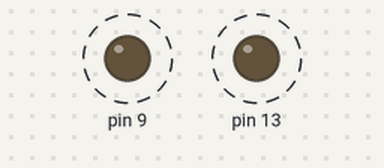
Recording of a sketch running on a simulated Arduino Uno, built with avr-gcc and run on an emulated ATmega328P. Shown: output pins drawn as LEDs (lit = HIGH). Dashed ring = blinking. What the sketch prints to the serial monitor is not drawn.

Above: at 0.2 s.
Timing chart, 0 to 4.6 s (numbered marks = the images above):
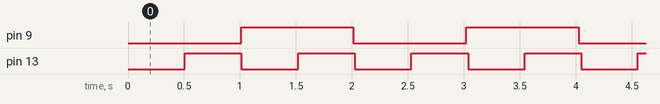

Measured:
- by itself, pin 9: alternates HIGH for 1.0 s and LOW for 1.0 s
- by itself, pin 13: alternates HIGH for 0.50 s and LOW for 0.50 s

The sketch:

TASK_1.EXP.ino
```cpp
unsigned long timer = 0;
unsigned long timer_1 = 0;
unsigned long timer_2 = 0;
bool LED9_STATUS = LOW;
bool LED13_STATUS = LOW;
void setup() {
  // put your setup code here, to run once:
pinMode(9, OUTPUT);
pinMode(13, OUTPUT);
Serial.begin(9600);

}

void loop() {
  // put your main code here, to run repeatedly:
  timer = millis();
  if(millis() - timer_1 >1000){
    timer_1 = timer;
    if(LED9_STATUS == LOW){
      LED9_STATUS = HIGH;
    }
    else{
      LED9_STATUS = LOW;

    }
    digitalWrite(9 ,LED9_STATUS);
  }
  if(millis() - timer_2 > 500){
    timer_2 = timer;
    if(LED13_STATUS == LOW){
      LED13_STATUS = HIGH;
    }
    else{
      LED13_STATUS = LOW;
    }
    digitalWrite(13,LED13_STATUS);
    }
    Serial.print(millis() - timer_1); //timer_1 updates after 1000
    Serial.print(" ");
    Serial.println(millis() - timer_2); //timer2 updates after 500
  }
```
